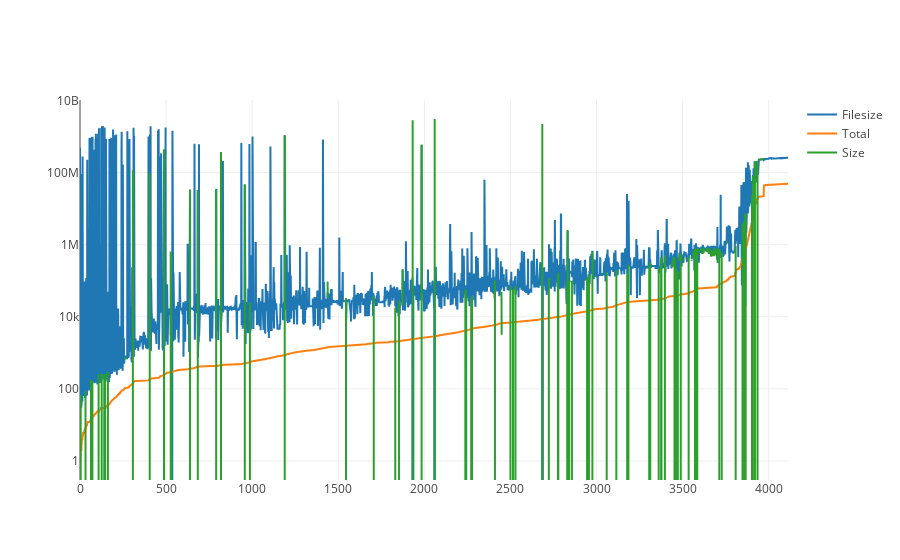

Here is the notebook cell this chart was saved with:
### Code cell
size_layout = go.Layout(
    xaxis=dict(
        autorange=True
    ),
    yaxis=dict(
        type='log',
        autorange=True
    )
)
size_data = [go.Scatter(y=total['file_size'], name="Filesize"), go.Scatter(y=total['total'], name="Total"), go.Scatter(y=total['size'], name="Size")]
size_fig = go.Figure(data=size_data, layout=size_layout)
iplot(size_fig)

### Figure 1 — Plotly figure (JSON) as saved in the notebook; plotly's stock layout.template omitted (floating-point values rounded to 4 significant figures; data arrays with more than 128 entries replaced by an {"elided": "..."} marker saying what was removed)
{"data": [{"name": "Filesize", "type": "scatter", "uid": "9351954c-83bf-11e8-a840-784f437c6733", "y": {"elided": "4113 int values"}}, {"name": "Total", "type": "scatter", "uid": "93519828-83bf-11e8-90a6-784f437c6733", "y": {"elided": "4113 int values"}}, {"name": "Size", "type": "scatter", "uid": "93519a62-83bf-11e8-857d-784f437c6733", "y": {"elided": "4113 int values"}}], "layout": {"xaxis": {"autorange": true}, "yaxis": {"autorange": true, "type": "log"}}}
